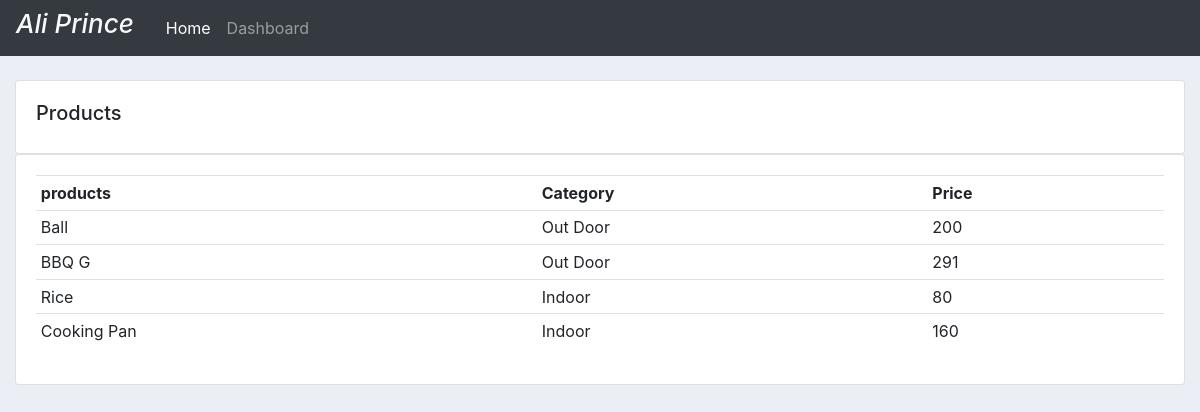
Screenshot of /products/ with the database file from the repository.
### accounts/models.py (models this page shows, shortened)
class Product(models.Model):
    CATEGORY =(
        ('Indoor', 'Indoor'),
        ('Out Door', 'Out Door'),
    )
    name = models.CharField(max_length=200, null=True)
    price = models.IntegerField(null=True)
    category =models.CharField(max_length=200, null=True, choices=CATEGORY)
    desscription = models.TextField(null=True, blank=True)
    date_created = models.DateTimeField(auto_now_add=True, null=True)
    tag = models.ManyToManyField(Tag)

### accounts/views.py (the view)
# urls.py: path('products/', views.products, name= 'products'),
def products(request):
    products = Product.objects.all()
    return render(request, 'accounts/products.html', {"products":products})

### accounts/templates/accounts/products.html
{% extends 'accounts/main.html' %}
{% block content %}
<br>
<div class="row">
        <div class="col-md">
        <div class="card card-body">
                <h5>Products</h5>
        </div>
            <div class="card card-body">
                <table class="table table-sm">
                    <tr>
                        <th>products</th>
                        <th>Category</th>
                        <th>Price</th>
                    </tr>
                    {% for product in products %}
                    <tr>
                      <td>{{product.name}}</td>
                      <td>{{product.category}}</td>
                      <td>{{product.price}}</td>
                    </tr>
                {% endfor %}
                    </table>
            </div>
        </div>
    </div>
{% endblock content %}

### static/css/main.css (style rules this page uses)
body { background-color: #ebeff5; }

### rows the page displays
Product: name "Ball", category "Out Door", price "200"
Product: name "BBQ G", category "Out Door", price "291"
Product: name "Rice", category "Indoor", price "80"
Product: name "Cooking Pan", category "Indoor", price "160"
